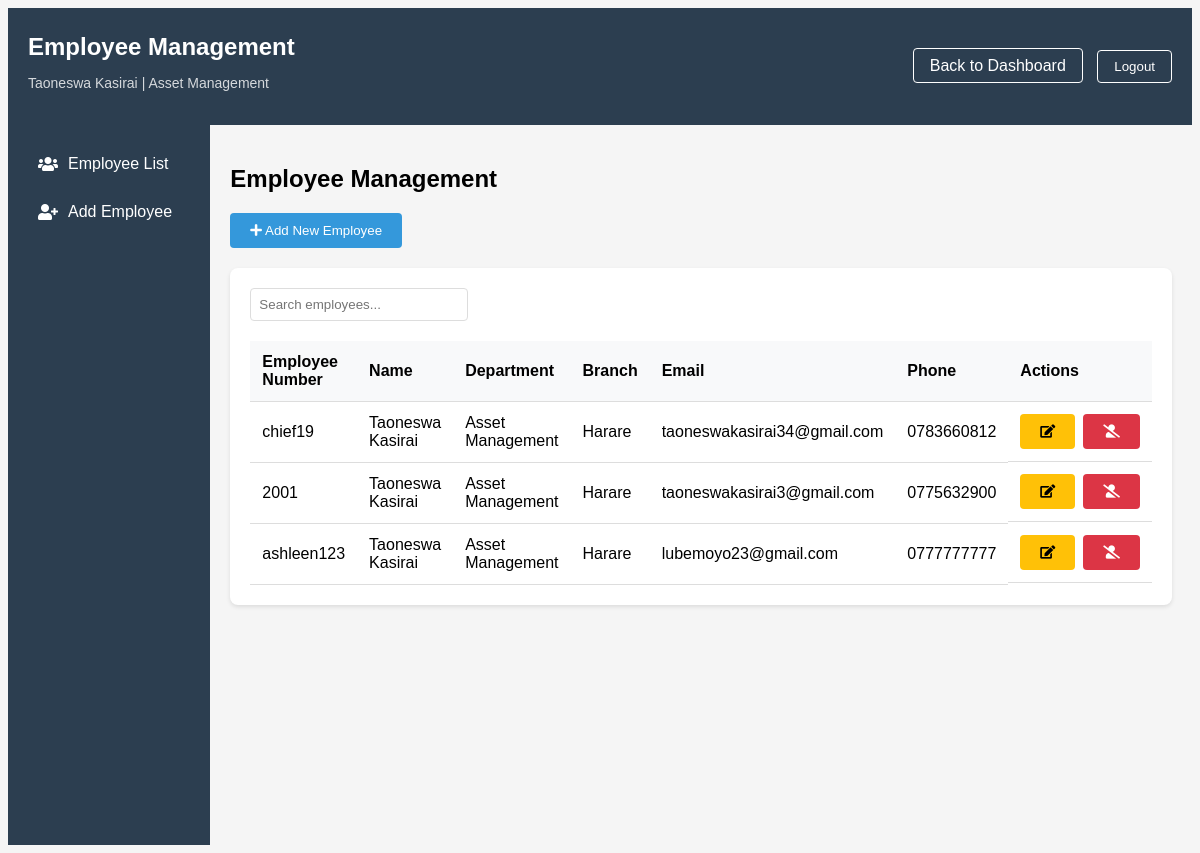
The page /employee-management/ (signed in) on the database as committed earlier.
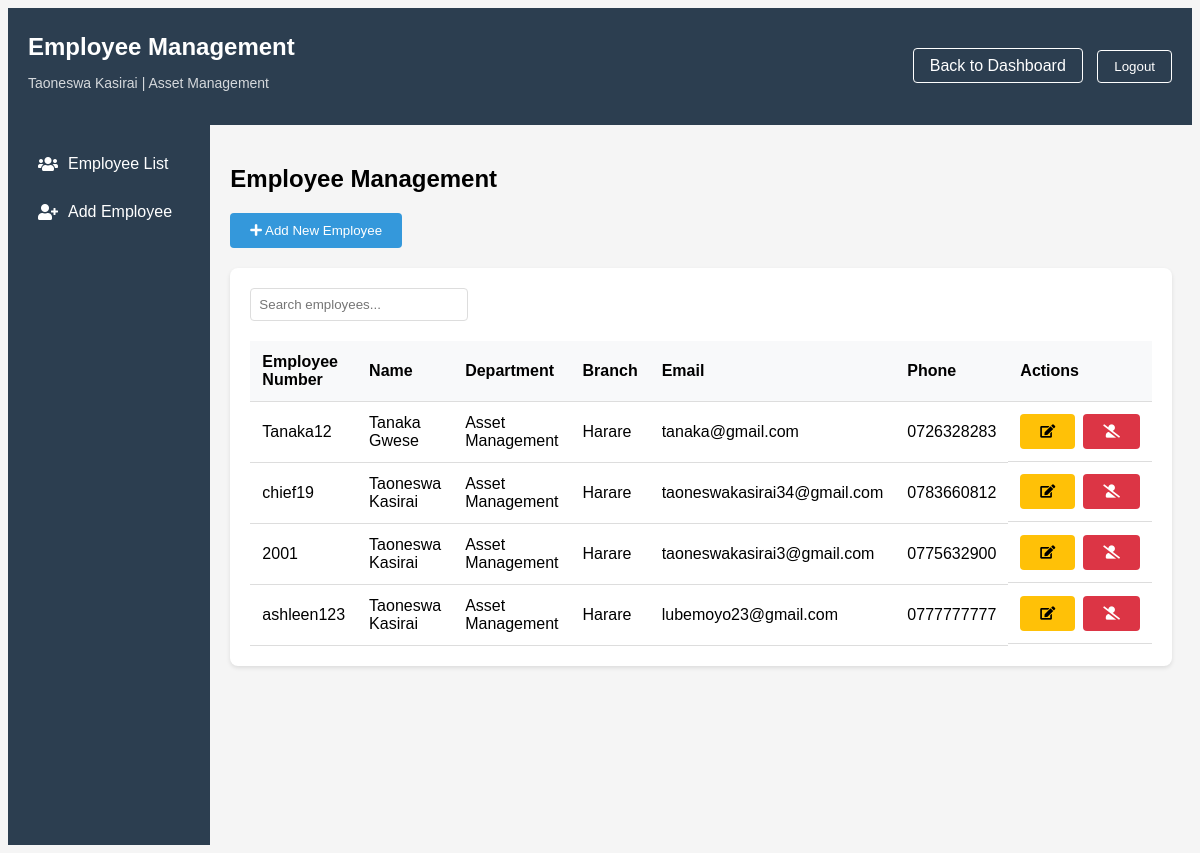
The same page on the database as committed later.
### myapp/models.py (models this page shows, shortened)
class Employee(models.Model):
    employee_number = models.CharField(max_length=10, unique=True)
    name = models.CharField(max_length=100)
    surname = models.CharField(max_length=100)
    department = models.ForeignKey(Department, on_delete=models.PROTECT)
    branch = models.CharField(max_length=100)
    section = models.CharField(max_length=100)
    email = models.EmailField(unique=True)
    phone_regex = RegexValidator(
        regex=r'^07\d{8}$',
        message="Phone number must start with '07' and be 10 digits long"
    )
    phone_number = models.CharField(
        validators=[phone_regex],
        max_length=10,
        unique=True
    )
    signature = models.ImageField(
        upload_to='signatures/', null=True, blank=True)
    created_at = models.DateTimeField(auto_now_add=True)
    password = models.CharField(
        max_length=128, default=make_password('defaultpassword'))
    is_first_login = models.BooleanField(default=True)
    is_active = models.BooleanField(default=True)
    roles = models.ManyToManyField(Role, blank=True)
    class Meta:
        ordering = ['surname', 'name']

class Department(models.Model):
    code = models.CharField(max_length=10, unique=True)
    name = models.CharField(max_length=100)
    description = models.TextField(blank=True)
    is_active = models.BooleanField(default=True)
    created_at = models.DateTimeField(auto_now_add=True)
    def __str__(self):
        return self.name
    class Meta:
        ordering = ['name']

### myapp/views.py (the view)
# urls.py: path('employee-management/', views.employee_management,
def employee_management(request):
    if 'employee_id' not in request.session:
        return redirect('login')
    employee = Employee.objects.get(id=request.session['employee_id'])
    return render(request, 'myapp/employee_management.html', {
        'employee': employee,
        'employees': Employee.objects.all().order_by('-is_active', 'surname', 'name'),
        'departments': Department.objects.filter(is_active=True),
    })

### myapp/templates/myapp/employee_management.html (shortened to what this page needs)
<!DOCTYPE html>
<html>
<head>
    {% load static %}
    <link rel="stylesheet" type="text/css" href="{% static 'myapp/css/style.css' %}">
    <link href="https://cdnjs.cloudflare.com/ajax/libs/font-awesome/5.15.4/css/all.min.css" rel="stylesheet">
</head>
<body>
    <div class="dashboard-header">
        <div class="user-info">
            <h1>Employee Management</h1>
            <p class="user-details">{{ employee.name }} {{ employee.surname }} | {{ employee.department }}</p>
        </div>
        <div class="header-actions">
            <a href="{% url 'dashboard' %}" class="back-button">Back to Dashboard</a>
            <button class="logout-button">Logout</button>
        </div>
    </div>
    <div class="system-layout">
        <div class="sidebar">
            <ul class="sidebar-menu">
                <li>
                    <a href="#employee-list">
                        <i class="fas fa-users"></i>
                        Employee List
                    </a>
                </li>
                <li>
                    <a href="#add-employee">
                        <i class="fas fa-user-plus"></i>
                        Add Employee
                    </a>
                </li>
            </ul>
        </div>
        <div class="main-content">
            <div class="content-header">
                <h2>Employee Management</h2>
                <button class="btn btn-primary" onclick="openModal()">
                    <i class="fas fa-plus"></i> Add New Employee
                </button>
            </div>
            <div class="employee-list">
                <div class="table-header">
                    <input type="text" class="search-box" id="employeeSearch"
                           placeholder="Search employees..." onkeyup="searchEmployees()">
                </div>
                <table class="employee-table" id="employeeTable">
                    <thead>
                        <tr>
                            <th>Employee Number</th>
                            <th>Name</th>
                            <th>Department</th>
                            <th>Branch</th>
                            <th>Email</th>
                            <th>Phone</th>
                            <th>Actions</th>
                        </tr>
                    </thead>
                    <tbody>
                        {% for emp in employees %}
                        <tr {% if not emp.is_active %}style="opacity: 0.6;"{% endif %}>
                            <td>{{ emp.employee_number }}</td>
                            <td>{{ emp.name }} {{ emp.surname }}</td>
                            <td>{{ emp.department.name }}</td>
                            <td>{{ emp.branch }}</td>
                            <td>{{ emp.email }}</td>
                            <td>{{ emp.phone_number }}</td>
                            <td class="action-buttons">
                                <button class="btn btn-edit" onclick="editEmployee('{{ emp.id }}', '{{ emp.employee_number }}', '{{ emp.name }}', '{{ emp.surname }}', '{{ emp.email }}', '{{ emp.phone_number }}', '{{ emp.department }}', '{{ emp.branch }}', '{{ emp.section }}')">
                                    <i class="fas fa-edit"></i>
                                </button>
                                <button class="btn {% if emp.is_active %}btn-delete{% else %}btn-success{% endif %}"
                                        onclick="toggleEmployeeStatus('{{ emp.id }}', {{ emp.is_active|lower }})">
                                    <i class="fas {% if emp.is_active %}fa-user-slash{% else %}fa-user-check{% endif %}"></i>
                                </button>
                            </td>
                        </tr>
                        {% endfor %}
                    </tbody>
                </table>
            </div>
        </div>
    </div>
</body>
</html>

Rows that differ between the two databases and show on the page:
added Employee: employee_number "Tanaka12", name "Tanaka", surname "Gwese", department.name "Asset Management", branch "Harare", email "tanaka@gmail.com", phone_number "0726328283", is_active True (drawn)
